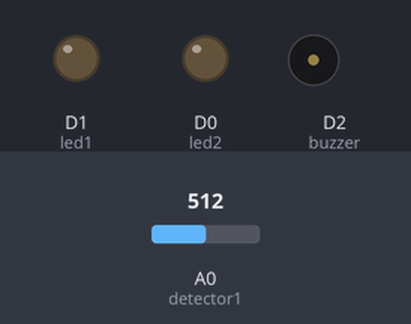
A sketch run on a simulated ESP8266 (NodeMCU). Shown: output pins drawn as LEDs (lit = HIGH), buzzer (waves = sounding, pin HIGH). Dashed ring = blinking. The inputs (shaded band) are chosen by the test bench; at power-on: A0 (detector1) = 512. WiFi joins after 1.5 s; servers stay silent unless stated; what the sketch prints to the serial monitor is not drawn.

Above: at 0.1 s.
At 1.6 s:
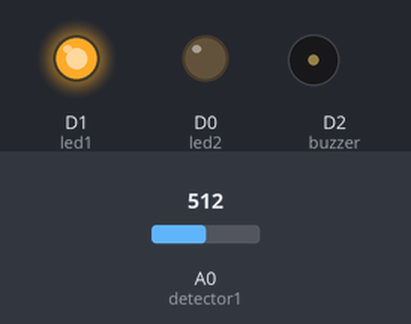
At 117.4 s:
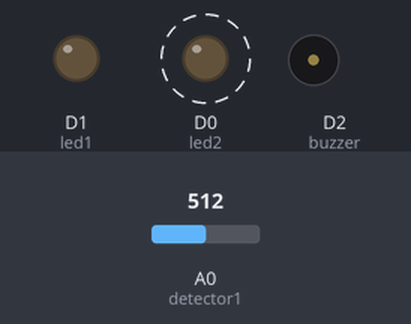
Timing chart, 0 to 130.0 s (numbered marks = the images above):
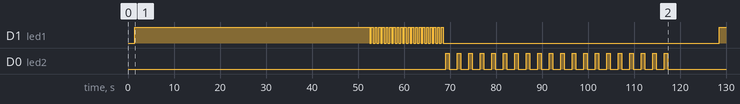

The sketch:

Final_IVCare.ino
```cpp
//#include <FB_Const.h>
//#include <FB_Error.h>
//#include <FB_Network.h>
//#include <FB_Utils.h>
#include <Firebase.h>
#include <FirebaseESP8266.h>
//#include <FirebaseFS.h>
//#include <MB_File.h>
//#include <MB_NTP.h>

//#include <ESP8266Firebase.h>

//#include <FB_Const.h>
//#include <FB_Error.h>
//#include <FB_Network.h>
//#include <FB_Utils.h>
//#include <Firebase.h>
//#include <FirebaseFS.h>
//#include <Firebase_ESP_Client.h>
//#include <MB_NTP.h>

//Libraries needed
#include <ESP8266WiFi.h>
#include <NTPClient.h>
#include <WiFiUdp.h>
//#include <FirebaseArduino.h>

////Credentials for connection to firebase
#define API_KEY "AIzaSyBQtOIYkAQdTB2oiuXlQ6sJ0bRlf5OO4rs"
#define DATABASE_URL "infusion-status-default-rtdb.firebaseio.com/"


//Define Firebase Data Object
FirebaseData fbdo;

FirebaseAuth auth;
FirebaseConfig config;

int detected1, detected2 = 0;
float sensorValue=0;
boolean isEmpty;

bool signupOK =false;

//Credentials for connection to Wi-Fi
#define WIFI_SSID "Ivcare"
#define WIFI_PASSWORD "iot2022@"


int led1 = D1;      //For first level detector color code yw
int led2 = D0;      //For second level detector cold code bw
int detector1 = A0; //For first detector ow
int detector2=A0;   //For second detector gw
int buzzer = D2;

void setup() {

   Serial.begin(115200);
   pinMode(detector1, INPUT);
   pinMode(detector2, INPUT);
   pinMode(led1, OUTPUT);
   pinMode(led2, OUTPUT);
   pinMode(buzzer, OUTPUT);

  //Wifi Configuration
  WiFi.begin(WIFI_SSID, WIFI_PASSWORD);
  Serial.print("connecting");
  while (WiFi.status() != WL_CONNECTED) {
    Serial.print(".");
    delay(500);
  }
  Serial.println();
  Serial.print("connected: ");
  Serial.println(WiFi.localIP());


  //Firbase Connectivity


    /* Assign the api key (required) */
  config.api_key = API_KEY;

  /* Assign the RTDB URL (required) */
  config.database_url = DATABASE_URL;

  /* Sign up */
  if (Firebase.signUp(&config, &auth, "", "")){
    Serial.println("ok");
    signupOK = true;
  }
  else{
    Serial.printf("%s\n", config.signer.signupError.message.c_str());
  }

  /* Assign the callback function for the long running token generation task */
//  config.token_status_callback = tokenStatusCallback; //see addons/TokenHelper.h

  Firebase.begin(&config, &auth);
  Firebase.reconnectWiFi(true);

 }

void loop() {
  //detected1 = analogRead(detector1);// read Laser sensor

  //Case 1
  //Checking for first level detection
  digitalWrite(led1,HIGH);
  delay(50000);

  Serial.println("Procceding to data collection");
  delay(1000);


  for(int i=0;i<20;i++)
  {
   digitalWrite(led1,LOW);
   delay(400);
   digitalWrite(led1,HIGH);
   delay(400);
   Serial.println("IV Infusion is not empty");

  }
  digitalWrite(led1,LOW);


  for(int i=0;i<20;i++)
    {
     digitalWrite(led2,LOW);
     delay(600);
     digitalWrite(led2,HIGH);
     delay(600);

    detected2 = analogRead(detector2);// read Laser sensor
    Firebase.RTDB.setFloat(&fbdo,"/Room234/Bed10/",detected2);

    if(detected2>580)
    {
        digitalWrite(led2,HIGH);
        Serial.println("IV Infusion will soon be empty");
        tone(buzzer,200,250);

        //Sending data to firebase
        if (Firebase.ready() && signupOK ) {
          isEmpty=true;
          Firebase.RTDB.setBool(&fbdo,"/Room234/Bed10/dripStatus",isEmpty);
          }
    }
    if(detected2<580)
    {
        digitalWrite(led2,LOW);
        Serial.println("IV Infusion is not empty");
        delay(1000);
        isEmpty=false;
        Firebase.RTDB.setBool(&fbdo,"/Room234/Bed10/dripStatus",isEmpty);
    }
    }
  //Serial.println(detected2);
  delay(10000);

}
```

Measured:
- by itself, D1 (led1): goes HIGH 51.0 s, 20 × (LOW 0.40 s, HIGH 0.40 s), LOW 60.0 s, then HIGH
- by itself, D0 (led2): LOW → HIGH at 69.1 s, → LOW 0.75 s later, → HIGH 1.8 s later, → LOW 0.75 s later, … (40 changes in this stretch)
